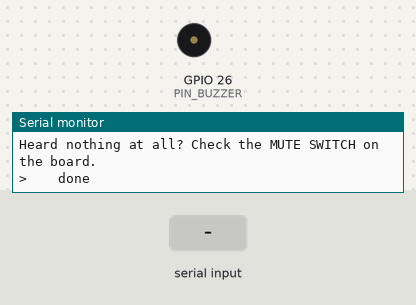
This sketch was run on a simulated ESP32. Parts: buzzer (waves = sounding), the last lines printed to the serial monitor. Inputs (shaded band) come from the test bench.

Above: at 1.5 s.
1.6 s: "2" received over Serial
At 1.75 s:
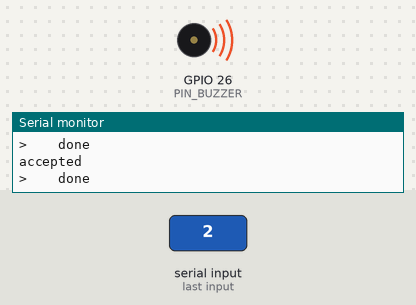
3.1 s: "1" received over Serial
At 4.1 s:
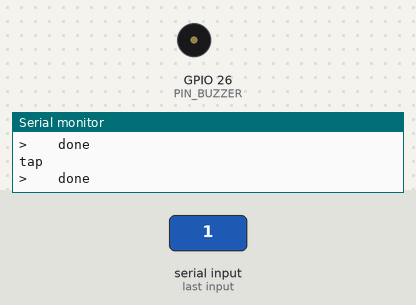
4.6 s: "3" received over Serial
At 4.75 s:
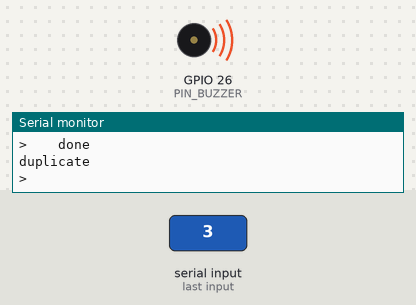
Timing chart, 0 to 7.6 s (numbered marks = the images above; inputs shaded):
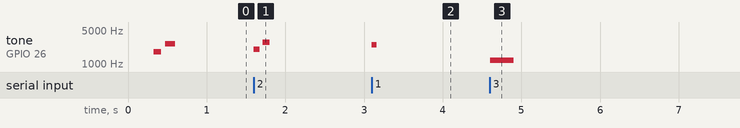

Measured:
- after the input at 1.6 s, tone on GPIO 26 (PIN_BUZZER): silent → 2000 Hz at once, → silent 0.07 s later, → 2800 Hz 0.04 s later, → silent 0.09 s later
- after the input at 3.1 s, tone on GPIO 26 (PIN_BUZZER): silent → 2500 Hz at once, → silent 0.06 s later
- after the input at 4.6 s, tone on GPIO 26 (PIN_BUZZER): silent → 1200 Hz at once, → silent 0.30 s later

The sketch:

BuzzerTest.ino
```cpp
/**************************************************************************************
 *  BuzzerTest.ino  --  test the ONBOARD buzzer of the Cytron Maker ESP32
 *  -----------------------------------------------------------------------------------
 *  Board  : Cytron Maker ESP32   |   Buzzer: onboard PASSIVE piezo on GPIO26
 *
 *  >>> BEFORE YOU BLAME THE CODE <<<
 *  The Maker ESP32 has a hardware MUTE SWITCH next to the buzzer.
 *  If it is in the OFF/mute position you will hear absolutely nothing, no matter
 *  what the firmware does. This is the number one cause of "my buzzer is broken".
 *  Slide it ON first.
 *
 *  WHY tone() AND NOT digitalWrite()?
 *  The onboard buzzer is a PASSIVE piezo. It has no oscillator inside, so a steady
 *  HIGH just deflects the disc once and holds it there -- you get a faint click,
 *  then silence. It needs a square wave, which is what tone() generates.
 *  (An ACTIVE buzzer is the opposite: it has its own oscillator, so digitalWrite()
 *  HIGH is all it needs and tone() would be wrong.)
 *
 *  No libraries to install. Upload, then open Serial Monitor at 115200 baud.
 *
 *  Everything here is non-blocking: the note sequencer runs off millis(), so you can
 *  paste it straight into the attendance project without stalling the card reader.
 **************************************************************************************/

#define PIN_BUZZER 26        // onboard passive piezo on the Maker ESP32

/* ===================================================================================
 *  A tiny non-blocking note sequencer
 *  A pattern is just an array of {frequency, duration}. freq 0 = silence (a rest).
 * =================================================================================== */
struct Note {
  uint16_t freq;   // Hz, or 0 for a rest
  uint16_t ms;     // how long to hold it
};

const Note *seqData    = nullptr;
uint8_t     seqLen     = 0;
uint8_t     seqIdx     = 0;
uint32_t    tNextNote  = 0;
bool        seqRunning = false;

// Start a pattern. Returns immediately -- the sound happens in serviceTone().
void playPattern(const Note *notes, uint8_t len) {
  seqData    = notes;
  seqLen     = len;
  seqIdx     = 0;
  tNextNote  = millis();
  seqRunning = true;
}

// Call this every loop(). It advances the pattern by at most one note.
void serviceTone() {
  if (!seqRunning) return;
  if ((int32_t)(millis() - tNextNote) < 0) return;   // current note still playing

  if (seqIdx >= seqLen) {                            // pattern finished
    noTone(PIN_BUZZER);
    seqRunning = false;
    Serial.println("   done");
    return;
  }

  const Note &n = seqData[seqIdx];
  if (n.freq == 0) noTone(PIN_BUZZER);
  else             tone(PIN_BUZZER, n.freq);

  tNextNote = millis() + n.ms;
  seqIdx++;
}

/* ===================================================================================
 *  The patterns the attendance system actually uses
 * =================================================================================== */

// 1 - card detected: one short chirp, fires the instant the UID is read
const Note P_TAP[] = { {2500, 60} };

// 2 - accepted: two quick rising notes = "welcome"
const Note P_OK[] = { {2000, 70}, {0, 40}, {2800, 90} };

// 3 - duplicate tap: one flat mid note = "already recorded"
const Note P_DUP[] = { {1200, 300} };

// 4 - unknown card: three low notes = "no"
const Note P_ERR[] = { {600, 180}, {0, 90}, {600, 180}, {0, 90}, {600, 260} };

// 5 - boot chirp
const Note P_BOOT[] = { {1800, 90}, {0, 50}, {2600, 130} };

// 6 - frequency sweep, to find where YOUR piezo is loudest
const Note P_SWEEP[] = {
  {1000, 200}, {1500, 200}, {2000, 200}, {2500, 200},
  {3000, 200}, {3500, 200}, {4000, 200}, {4500, 200}
};

// 7 - C major scale, just to prove pitch control works
const Note P_SCALE[] = {
  {262, 180}, {294, 180}, {330, 180}, {349, 180},
  {392, 180}, {440, 180}, {494, 180}, {523, 320}
};

#define LEN(a) (sizeof(a) / sizeof(a[0]))

/* ===================================================================================
 *  Serial menu
 * =================================================================================== */
void printMenu() {
  Serial.println();
  Serial.println("=== Maker ESP32 onboard buzzer test (GPIO26) ===");
  Serial.println("  1 = card tapped      (short chirp)");
  Serial.println("  2 = accepted         (two rising notes)");
  Serial.println("  3 = duplicate tap    (one flat note)");
  Serial.println("  4 = unknown card     (three low notes)");
  Serial.println("  5 = boot chirp");
  Serial.println("  6 = frequency sweep  (1k -> 4.5k, find the loudest)");
  Serial.println("  7 = C major scale");
  Serial.println("  0 = stop / silence");
  Serial.println("  m = show this menu");
  Serial.println("Heard nothing at all? Check the MUTE SWITCH on the board.");
  Serial.print("> ");
}

void handleKey(char c) {
  switch (c) {
    case '1': Serial.println("tap");        playPattern(P_TAP,   LEN(P_TAP));   break;
    case '2': Serial.println("accepted");   playPattern(P_OK,    LEN(P_OK));    break;
    case '3': Serial.println("duplicate");  playPattern(P_DUP,   LEN(P_DUP));   break;
    case '4': Serial.println("unknown");    playPattern(P_ERR,   LEN(P_ERR));   break;
    case '5': Serial.println("boot");       playPattern(P_BOOT,  LEN(P_BOOT));  break;
    case '6': Serial.println("sweep");      playPattern(P_SWEEP, LEN(P_SWEEP)); break;
    case '7': Serial.println("scale");      playPattern(P_SCALE, LEN(P_SCALE)); break;
    case '0': Serial.println("silence");    noTone(PIN_BUZZER); seqRunning = false; break;
    case 'm': case 'M': printMenu(); return;
    default:  return;                       // ignore newlines and stray characters
  }
  Serial.print("> ");
}

/* ===================================================================================
 *  SETUP / LOOP
 * =================================================================================== */
void setup() {
  Serial.begin(115200);
  delay(300);                          // one-off, so the first print is not cut off

  pinMode(PIN_BUZZER, OUTPUT);         // harmless alongside tone(), keeps intent clear

  printMenu();
  playPattern(P_BOOT, LEN(P_BOOT));    // you should hear this the moment it boots
}

void loop() {
  // --- read the Serial menu without ever waiting ---
  while (Serial.available()) {
    handleKey((char)Serial.read());
  }

  // --- advance whatever pattern is playing ---
  serviceTone();

  // Nothing here blocks, so you can add your own code below and it will still run
  // smoothly while the buzzer is sounding.
}
```
